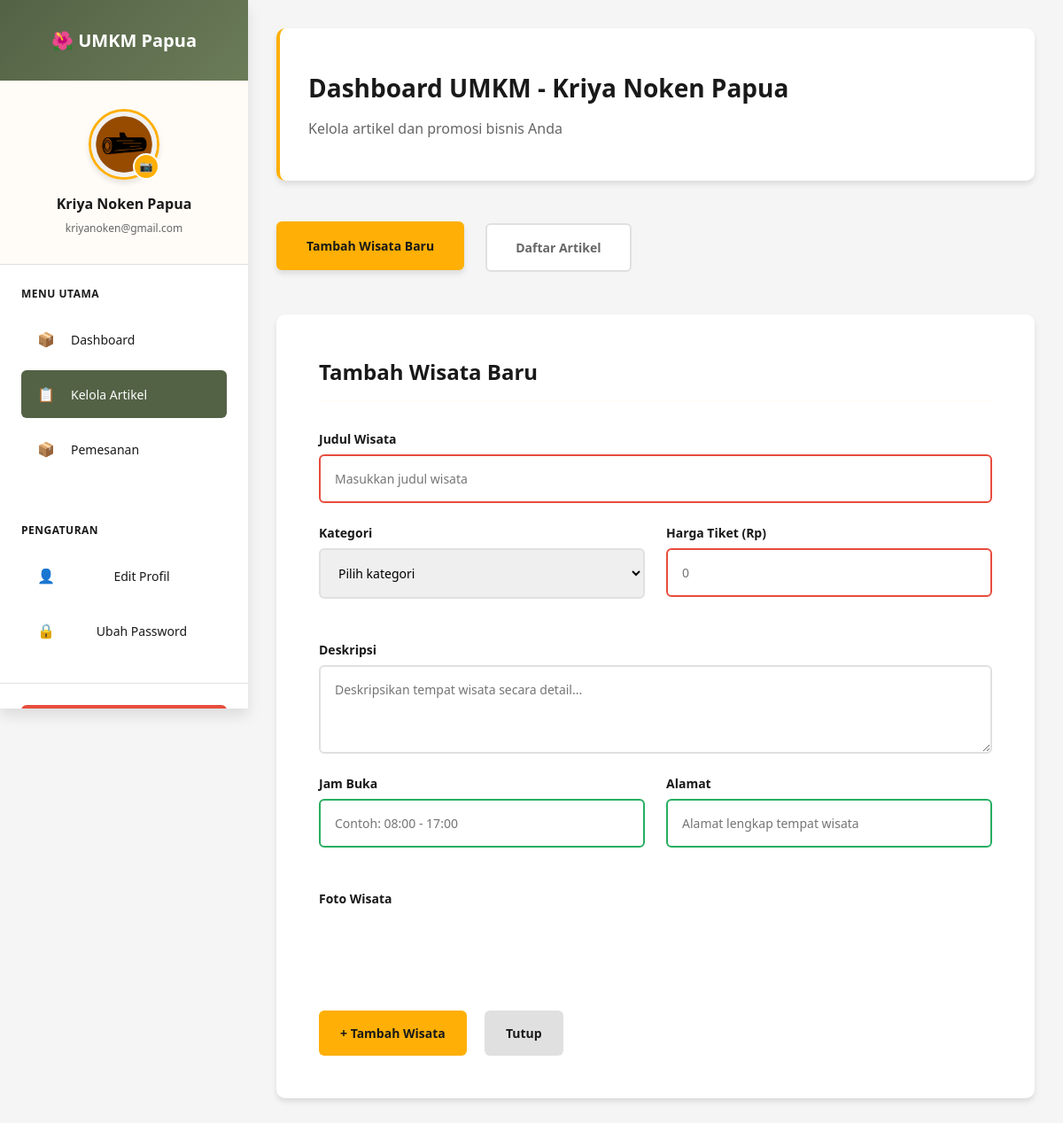
The app's page /umkm/umkm_dashboard.php (signed in) with its own data.
### tables this page shows
CREATE TABLE `umkm` (
  `id` int(11) NOT NULL,
  `email` varchar(100) NOT NULL,
  `password` varchar(255) NOT NULL,
  `business_name` varchar(100) NOT NULL,
  `owner_name` varchar(100) NOT NULL,
  `phone` varchar(20) NOT NULL,
  `address` text NOT NULL,
  `business_type` enum('jasa','event','kuliner','kerajinan','wisata') NOT NULL,
  `description` text DEFAULT NULL,
  `profile_image` varchar(255) DEFAULT 'default-umkm.jpg',
  `status` enum('pending','active','inactive') DEFAULT 'pending',
  `created_at` timestamp NOT NULL DEFAULT current_timestamp(),
  `updated_at` timestamp NOT NULL DEFAULT current_timestamp() ON UPDATE current_timestamp()
);

### umkm/umkm_dashboard.php (the view, shortened to what this page needs)
<?php
include 'sidebar.php';
$db = getDbConnection();
$umkm_id = $_SESSION['umkm_id'];
$stmt = $db->prepare("SELECT business_name, profile_image, email FROM umkm WHERE id = ?");
$stmt->bind_param("i", $umkm_id);
$stmt->execute();
$result = $stmt->get_result();
$umkm_data = $result->fetch_assoc();
?>
<!DOCTYPE html>
<html lang="id">
<head>
    <link rel="stylesheet" href="umkmm.css">
</head>
<body>
    <div class="container">
        <div class="header">
            <h1>Dashboard UMKM - <?php echo htmlspecialchars($umkm_data['business_name']); ?></h1>
            <p>Kelola artikel dan promosi bisnis Anda</p>
        </div>
        <div class="tabs">
            <div class="tab active" onclick="showTab('add')">Tambah Wisata Baru</div>
            <div class="tab" onclick="showTab('list')">Daftar Artikel</div>
        </div>
        <div id="add-tab" class="tab-content active">
            <h2>Tambah Wisata Baru</h2>
            <form method="POST" enctype="multipart/form-data">
                <div class="form-group">
                    <label for="judul">Judul Wisata</label>
                    <input type="text" name="judul" id="judul" required
                           placeholder="Masukkan judul wisata">
                </div>
                <div class="form-row">
                    <div class="form-group">
                        <label for="kategori">Kategori</label>
                        <select name="kategori" id="kategori" required>
                            <option value="">Pilih kategori</option>
                        </select>
                    </div>
                    <div class="form-group">
                        <label for="harga">Harga Tiket (Rp)</label>
                        <input type="number" name="harga" id="harga" required min="0"
                               placeholder="0">
                    </div>
                </div>
                <div class="form-group">
                    <label for="deskripsi">Deskripsi</label>
                    <textarea name="deskripsi" id="deskripsi" required
                              placeholder="Deskripsikan tempat wisata secara detail..."></textarea>
                </div>
                <div class="form-row">
                    <div class="form-group">
                        <label for="jam_buka">Jam Buka</label>
                        <input type="text" name="jam_buka" id="jam_buka"
                               placeholder="Contoh: 08:00 - 17:00">
                    </div>
                    <div class="form-group">
                        <label for="alamat">Alamat</label>
                        <input type="text" name="alamat" id="alamat"
                               placeholder="Alamat lengkap tempat wisata">
                    </div>
                </div>
                <div class="form-group">
                    <label for="gambar">Foto Wisata</label>
                </div>
                <div style="margin-top: 30px;">
                    <button type="submit" class="btn btn-primary">+ Tambah Wisata</button>
                    <button type="button" class="btn btn-secondary" onclick="resetForm()">Tutup</button>
                </div>
            </form>
        </div>
    </div>
</body>
</html>

### umkm/sidebar.php (shortened to what this page needs)
<?php
$current_page = basename($_SERVER['PHP_SELF']);
if (!isset($umkm_data) && isset($_SESSION['umkm_id'])) {
    $db = getDbConnection();
    $umkm_id = $_SESSION['umkm_id'];
    $stmt = $db->prepare("SELECT * FROM umkm WHERE id = ?");
    $stmt->bind_param("i", $umkm_id);
    $stmt->execute();
    $result = $stmt->get_result();
    $umkm_data = $result->fetch_assoc();
}
$profile_image = $umkm_data['profile_image'] ? $umkm_data['profile_image'] : 'default-umkm.jpg';
$profile_image_path = '../uploads/profile_images/' . $profile_image;
?>
<link rel="stylesheet" href="sidebar.css">
<div class="sidebar">
    <div class="sidebar-header">
        <h2>🌺 UMKM Papua</h2>
    </div>
    <div class="sidebar-profile">
        <div class="profile-image">
            <img src="<?php echo htmlspecialchars($profile_image_path); ?>" alt="Profile" id="profileImg">
            <button class="change-photo-btn" onclick="openImageModal()" title="Ubah Foto">
                📷
            </button>
        </div>
        <div class="profile-info">
            <h3><?php echo htmlspecialchars($umkm_data['business_name']); ?></h3>
            <p><?php echo htmlspecialchars($umkm_data['email']); ?></p>
        </div>
    </div>
    <div class="sidebar-menu">
        <h4>Menu Utama</h4>
        <ul>
            <li>
                <a href="umkm_analytics.php" class="<?php echo ($current_page == 'umkm_analitics.php') ? 'active' : ''; ?>">
                    <span class="menu-icon">📦</span>
                    <span class="menu-text">Dashboard</span>
                </a>
            </li>
            <li>
                <a href="umkm_dashboard.php" class="<?php echo ($current_page == 'umkm_dashboard.php') ? 'active' : ''; ?>">
                    <span class="menu-icon">📋</span>
                    <span class="menu-text">Kelola Artikel</span>
                </a>
            </li>
            <li>
                <a href="umkm_pemesanan.php" class="<?php echo ($current_page == 'umkm_pemesanan.php') ? 'active' : ''; ?>">
                    <span class="menu-icon">📦</span>
                    <span class="menu-text">Pemesanan</span>
                </a>
            </li>
        </ul>
    </div>
    <div class="sidebar-actions">
        <h4>Pengaturan</h4>
        <ul>
            <li>
                <button onclick="openProfileModal()" class="action-btn">
                    <span class="menu-icon">👤</span>
                    <span class="menu-text">Edit Profil</span>
                </button>
            </li>
            <li>
                <button onclick="openPasswordModal()" class="action-btn">
                    <span class="menu-icon">🔒</span>
                    <span class="menu-text">Ubah Password</span>
                </button>
            </li>
        </ul>
    </div>
    <div class="sidebar-footer">
        <a href="../logout.php" class="logout-btn" onclick="return confirm('Yakin ingin logout?')">
        </a>
    </div>
</div>

### umkm/umkmm.css (style rules this page uses)
:root { --sidebar-width: 280px; }
* { margin: 0; padding: 0; box-sizing: border-box; }
body { font-family: var(--font-family); background: var(--light-gray); color: var(--dark-gray); margin-left: var(--sidebar-width); min-height: 100vh; }
.container { max-width: 1200px; margin: 0 auto; padding: var(--spacing-lg); }
.header { background: var(--white); padding: var(--spacing-xl) var(--spacing-lg); border-radius: var(--border-radius-md); margin-bottom: var(--spacing-xl); box-shadow: var(--shadow-md); border-left: 4px solid var(--mustard-yellow); }
.header h1 { font-family: var(--font-family); font-size: 28px; font-weight: var(--font-weight-bold); color: var(--dark-gray); margin-bottom: var(--spacing-sm); }
.header p { font-family: var(--font-family); font-size: var(--font-size-large); color: #666; margin: 0; }
.tabs { display: flex; gap: var(--spacing-md); margin-bottom: var(--spacing-xl); flex-wrap: wrap; }
.tab { padding: var(--spacing-sm) var(--spacing-lg); background: var(--white); border: 2px solid var(--border-color); border-radius: var(--border-radius-sm); cursor: pointer; transition: all 0.3s ease; text-decoration: none; font-family: var(--font-family); font-size: var(--font-size-base); font-weight: var(--font-weight-bold); color: #666; position: relative; overflow: hidden; }
.tab::before { content: ''; position: absolute; top: 0; left: -100%; width: 100%; height: 100%; background: linear-gradient(90deg, transparent, rgba(255, 175, 5, 0.1), transparent); transition: left 0.5s ease; }
.tab.active { background: var(--mustard-yellow); color: var(--dark-gray); border-color: var(--mustard-yellow); transform: translateY(-2px); box-shadow: var(--shadow-md); }
.tab-content { display: none; background: var(--white); padding: var(--spacing-xl); border-radius: var(--border-radius-md); box-shadow: var(--shadow-md); animation: fadeIn 0.3s ease-in-out; }
.tab-content.active { display: block; }
.tab-content h2 { font-family: var(--font-family); font-size: 24px; font-weight: var(--font-weight-bold); color: var(--dark-gray); margin-bottom: var(--spacing-lg); padding-bottom: var(--spacing-sm); border-bottom: 2px solid var(--pale-yellow); }
.form-row { display: grid; grid-template-columns: 1fr 1fr; gap: var(--spacing-md); margin-bottom: var(--spacing-md); }
.form-group input:valid { border-color: var(--success-color); }
.form-group input:invalid:not(:placeholder-shown) { border-color: var(--error-color); }

### records on screen
umkm: profile_image (picture), business_name "Kriya Noken Papua", email "kriyanoken@gmail.com"
